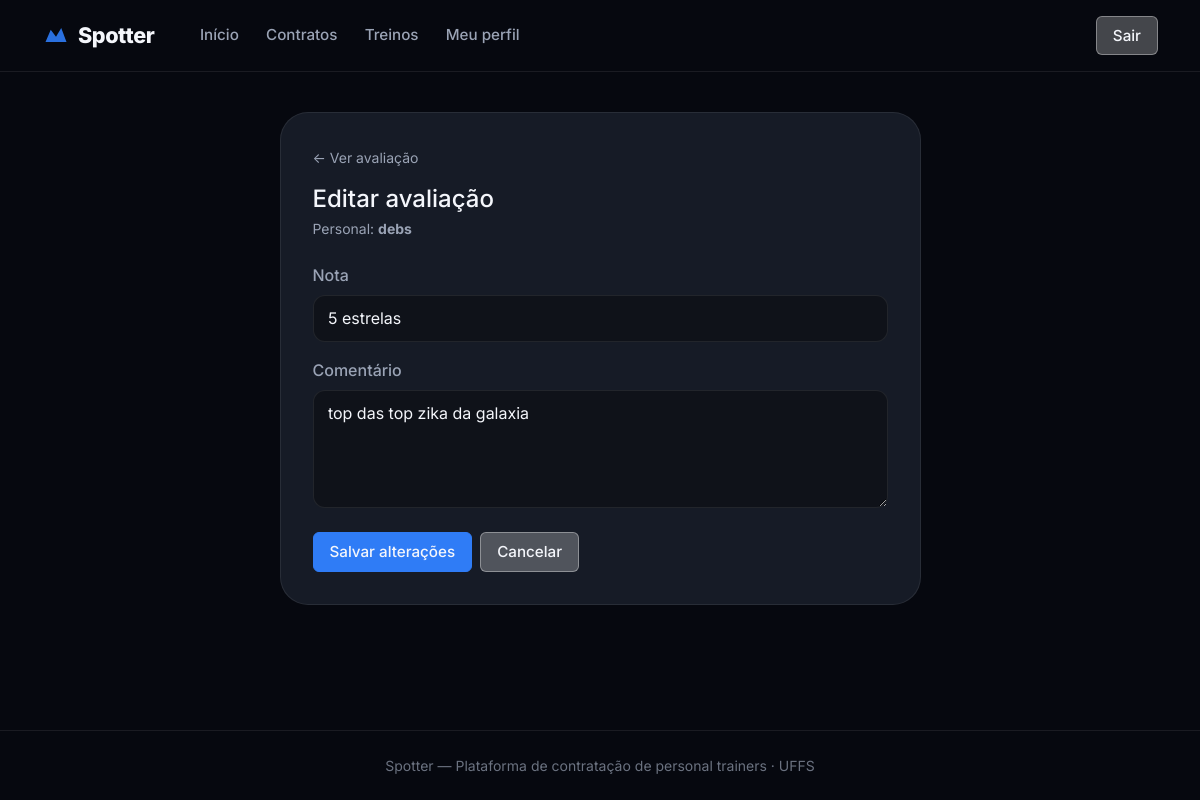
Screenshot of /aluno/contratos/1/avaliacao/editar/ (signed in) with the database file from the repository.
### core/models/contrato.py (models this page shows, shortened)
class Contrato(models.Model):
    STATUS_PENDENTE = "pendente"
    STATUS_ATIVO = "ativo"
    STATUS_ENCERRADO = "encerrado"
    STATUS_RECUSADO = "recusado"
    STATUS_CHOICES = [
        (STATUS_PENDENTE, "Pendente"),
        (STATUS_ATIVO, "Ativo"),
        (STATUS_ENCERRADO, "Encerrado"),
        (STATUS_RECUSADO, "Recusado"),
    ]
    personal = models.ForeignKey(
        PerfilPersonal,
        on_delete=models.PROTECT,
        related_name="contratos",
    )
    aluno = models.ForeignKey(
        PerfilAluno,
        on_delete=models.PROTECT,
        related_name="contratos",
    )
    codigo = models.PositiveIntegerField(editable=False, default=0)
    status = models.CharField(
        max_length=12,
        choices=STATUS_CHOICES,
        default=STATUS_PENDENTE,
    )
    criado_em = models.DateTimeField(auto_now_add=True)
    aceito_em = models.DateTimeField(null=True, blank=True)
    encerrado_em = models.DateTimeField(null=True, blank=True)
    objects = ContratoManager()
    class Meta:
        verbose_name = "Contrato"
        verbose_name_plural = "Contratos"
        unique_together = ("personal", "aluno", "codigo")
        app_label = "core"

### core/models/perfil_personal.py (models this page shows, shortened)
class PerfilPersonal(models.Model):
    usuario = models.OneToOneField(
        Usuario,
        on_delete=models.CASCADE,
        related_name="perfil_personal",
        limit_choices_to={"tipo": Usuario.PERSONAL},
    )
    cref = models.CharField(max_length=20, unique=True)
    especialidades = models.TextField(
        blank=True,
        help_text="Ex: musculação, funcional, pilates",
    )
    bio = models.TextField(blank=True)
    latitude = models.FloatField(null=True, blank=True)
    longitude = models.FloatField(null=True, blank=True)
    avaliacao_media = models.FloatField(
        default=0.0,
        validators=[MinValueValidator(0.0), MaxValueValidator(5.0)],
    )
    objects = PerfilPersonalManager()
    class Meta:
        verbose_name = "Perfil Personal"
        verbose_name_plural = "Perfis Personal"

### core/models/usuario.py (models this page shows, shortened)
class Usuario(AbstractBaseUser, PermissionsMixin):
    ALUNO = "aluno"
    PERSONAL = "personal"
    ADMIN = "admin"
    TIPO_CHOICES = [
        (ALUNO, "Aluno"),
        (PERSONAL, "Personal Trainer"),
        (ADMIN, "Administrador"),
    ]
    nome = models.CharField(max_length=150)
    email = models.EmailField(unique=True)
    tipo = models.CharField(max_length=10, choices=TIPO_CHOICES, default=ALUNO)
    cidade = models.CharField(max_length=100, blank=True)
    estado = models.CharField(max_length=2, blank=True)
    cep = models.CharField(max_length=9, blank=True)
    is_active = models.BooleanField(default=True)
    is_staff = models.BooleanField(default=False)
    criado_em = models.DateTimeField(auto_now_add=True)
    groups = models.ManyToManyField(
        "auth.Group",
        blank=True,
        related_name="usuario_set",
    )
    user_permissions = models.ManyToManyField(
        "auth.Permission",
        blank=True,
        related_name="usuario_set",
    )
    objects = UsuarioManager()
    USERNAME_FIELD = "email"
    REQUIRED_FIELDS = ["nome"]
    class Meta:
        verbose_name = "Usuário"
        verbose_name_plural = "Usuários"
    @property
    def eh_personal(self):
        return self.tipo == self.PERSONAL
    @property
    def eh_aluno(self):
        return self.tipo == self.ALUNO

### core/models/avaliacao.py (models this page shows, shortened)
class Avaliacao(models.Model):
    contrato = models.OneToOneField(
        Contrato,
        on_delete=models.CASCADE,
        related_name="avaliacao",
    )
    aluno = models.ForeignKey(
        PerfilAluno,
        on_delete=models.CASCADE,
        related_name="avaliacoes_feitas",
    )
    personal = models.ForeignKey(
        PerfilPersonal,
        on_delete=models.CASCADE,
        related_name="avaliacoes_recebidas",
    )
    nota = models.PositiveSmallIntegerField(
        validators=[MinValueValidator(1), MaxValueValidator(5)],
        help_text="Nota de 1 a 5",
    )
    comentario = models.TextField(blank=True)
    criado_em = models.DateTimeField(auto_now_add=True)
    class Meta:
        verbose_name = "Avaliação"
        verbose_name_plural = "Avaliações"
        app_label = "core"

### core/views/aluno/avaliacao/avaliacao_update.py (the view, shortened to what this page needs)
# urls.py: path("aluno/contratos/<int:pk>/avaliacao/editar/", views.AlunoAvaliacaoUpdateView.as_view(), name="aluno_avaliacao_edit"),
class AlunoAvaliacaoUpdateView(AlunoRequiredMixin, UpdateView):
    model = Avaliacao
    form_class = AvaliacaoForm
    template_name = "core/aluno/avaliacao_edit.html"
    def dispatch(self, request, *args, **kwargs):
        self.contrato = get_object_or_404(
            Contrato,
            pk=self.kwargs["pk"],
            aluno__usuario=request.user,
        )
        if not hasattr(self.contrato, "avaliacao"):
            messages.warning(request, "Este contrato ainda não foi avaliado.")
            return redirect("core:aluno_avaliar", pk=self.contrato.pk)
        return super().dispatch(request, *args, **kwargs)
    def get_object(self):
        return self.contrato.avaliacao
    def get_context_data(self, **kwargs):
        context = super().get_context_data(**kwargs)
        context["contrato"] = self.contrato
        return context

### core/forms/avaliacao.py
class AvaliacaoForm(forms.ModelForm):
    class Meta:
        model = Avaliacao
        fields = ["nota", "comentario"]
        widgets = {
            "nota": forms.Select(
                attrs={"class": "form-select"},
                choices=[(i, f"{i} estrelas") for i in range(1, 6)],
            ),
            "comentario": forms.Textarea(
                attrs={"class": "form-control", "rows": 4, "placeholder": "Conte como foi sua experiência…"}
            ),
        }
        labels = {
            "nota": "Nota",
            "comentario": "Comentário",
        }

### core/mixins.py (called while the page is built)
    def test_func(self):
        if self.tipo_requerido is None:
            return True
        return getattr(self.request.user, "tipo", None) == self.tipo_requerido

### core/models/contrato.py (called while the page is built)
    def get_queryset(self):
        return ContratoQuerySet(self.model, using=self._db)

### core/templates/core/aluno/avaliacao_edit.html (shortened to what this page needs)
{% extends "core/base.html" %}
{% block content %}
<div class="page-inner">
    <div class="container">
        <div class="row justify-content-center">
            <div class="col-lg-7">
                <div class="form-card">
                    <a href="{% url 'core:aluno_avaliacao_detail' contrato.pk %}" class="text-muted-theme small">&larr; Ver avaliação</a>
                    <h1 class="h4 mt-3 mb-1">Editar avaliação</h1>
                    <p class="text-muted-theme small mb-4">
                        Personal: <strong>{{ contrato.personal.usuario.nome }}</strong>
                    </p>
                    <form method="post" novalidate>
                        {% for field in form %}
                        <div class="mb-3">
                            <label class="form-label" for="{{ field.id_for_label }}">{{ field.label }}</label>
                            {{ field }}
                        </div>
                        {% endfor %}
                        <div class="d-flex flex-wrap gap-2 mt-4">
                            <button type="submit" class="btn-outline-color btn-outline-blue">Salvar alterações</button>
                            <a href="{% url 'core:aluno_avaliacao_detail' contrato.pk %}" class="btn-outline-color btn-outline-white">Cancelar</a>
                        </div>
                    </form>
                </div>
            </div>
        </div>
    </div>
</div>
{% endblock %}

### core/static/core/css/main.css (style rules this page uses)
:root { --bg-body: #06080f; --bg-surface: #0f1219; --bg-elevated: #161b26; --bg-glass: rgba(15, 18, 25, 0.82); --border-subtle: rgba(255, 255, 255, 0.08); --text-primary: #f4f6fb; --text-secondary: #9aa3b5; --text-muted: #6b7280; --accent-blue: #2f7cf6; --accent-blue-hover: #1a6ae8; --accent-blue-light: #5b9cff; --accent-red: #e63946; --bg-white-25: rgba(255, 255, 255, 0.25); --bg-white-35: rgba(255, 255, 255, 0.35); --border-white-35: rgba(255, 255, 255, 0.35); --radius-lg: 1.25rem; --radius-xl: 1.75rem; --nav-height: 72px; --shadow-dock: 0 24px 60px rgba(0, 0, 0, 0.55); }
*, *::before, *::after { box-sizing: border-box; }
body.theme-dark { font-family: 'Inter', system-ui, -apple-system, sans-serif; background: var(--bg-body); color: var(--text-primary); min-height: 100vh; }
a { color: var(--accent-blue); text-decoration: none; }
.page-inner { padding: 2.5rem 0 4rem; }
.page-header .text-muted, .text-muted-theme { color: var(--text-secondary) !important; }
.auth-card, .form-card { background: var(--bg-elevated); border: 1px solid var(--border-subtle); border-radius: var(--radius-xl); padding: 2rem; }
.theme-dark .form-control, .theme-dark .form-select { background: var(--bg-surface); border: 1px solid var(--border-subtle); color: var(--text-primary); border-radius: 0.75rem; padding: 0.65rem 0.9rem; }
.theme-dark .form-label { color: var(--text-secondary); font-weight: 500; }

### core/static/core/css/buttons.css (style rules this page uses)
.btn-outline-color { display: inline-block; text-align: center; text-decoration: none; background: transparent; border-radius: 6px; border-width: 1px; border-style: solid; cursor: pointer; transition: background 0.18s, color 0.18s; line-height: 1.4; font-size: 0.95rem; padding: 0.5rem 1rem; font-weight: 500; }
.btn-outline-blue { border-color: var(--accent-blue); color: var(--color-white); background: var(--accent-blue); }
.btn-outline-white { border-color: var(--border-white-35); color: var(--color-white); background: var(--bg-white-25); }

### rows the page displays
Contrato: personal.usuario.nome "debs"
Avaliacao: form "5 estrelas" "top das top zika da galaxia"

### other values shown
{{ field.label }} "Nota" "Comentário"
